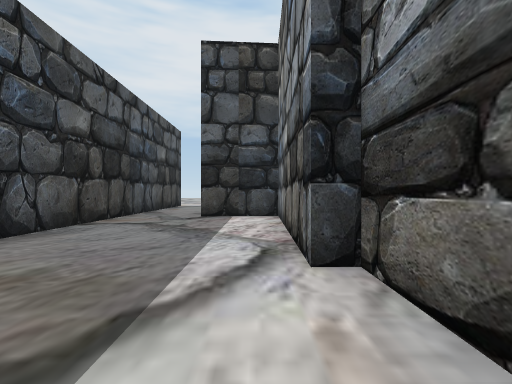
view 1 (above)

12 first-person views from a walk through a Unity game level. The camera is 1.3 m above the floor, looks level and sees 85° across. The floor is counted in squares, 2 m on a side. Each view is taken from the middle of a square. On the plan, view 1 faces up. The plan holds only what a view shows up to about 9 squares ahead; the rest is blank. The place goes on beyond the plan. The player character is not drawn.

view 2
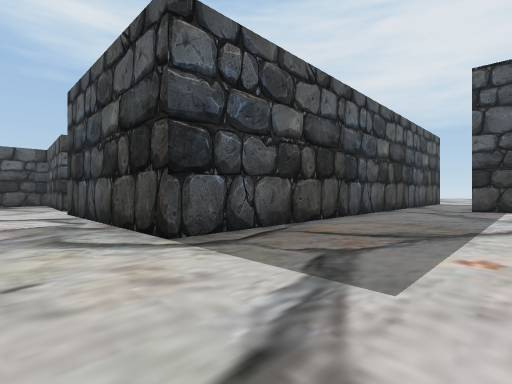

view 3
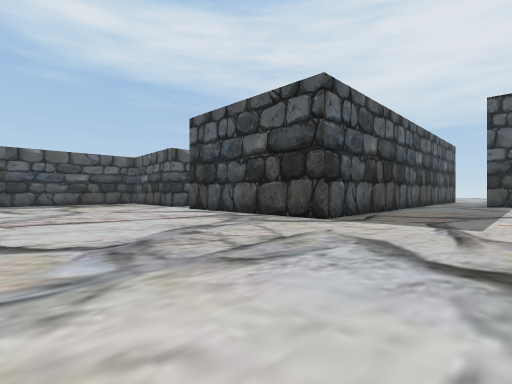

view 4
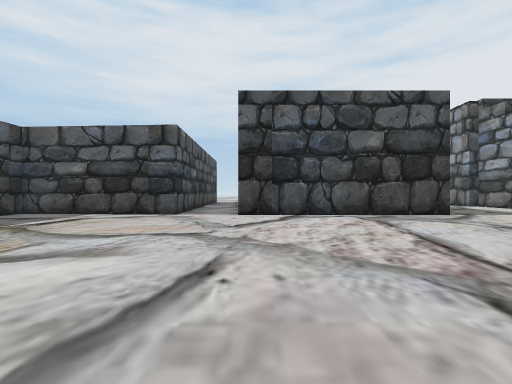

view 5
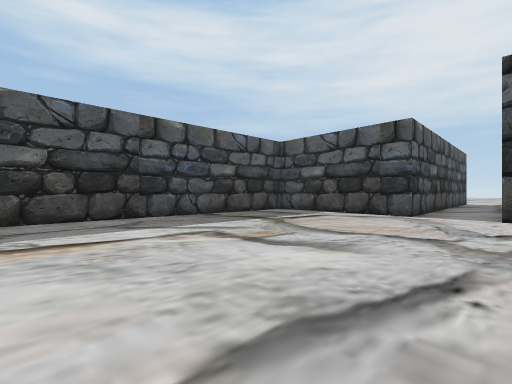

view 6
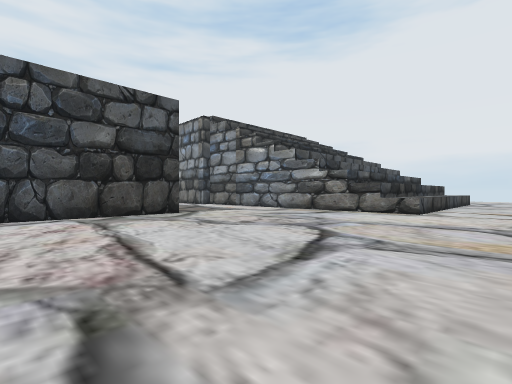

view 7
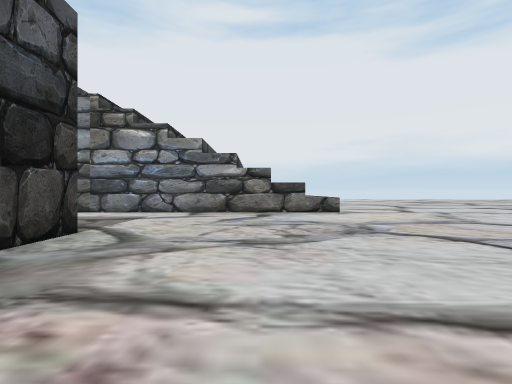

view 8
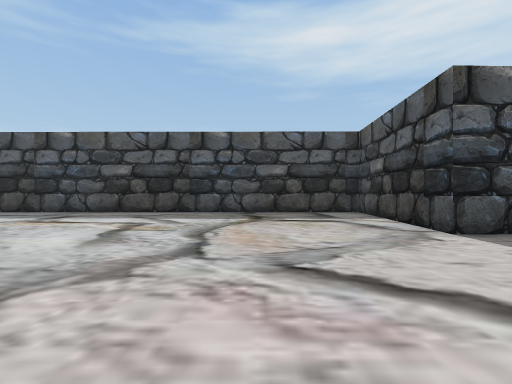

view 9
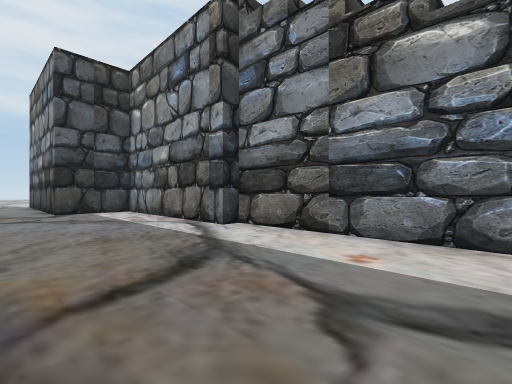

view 10
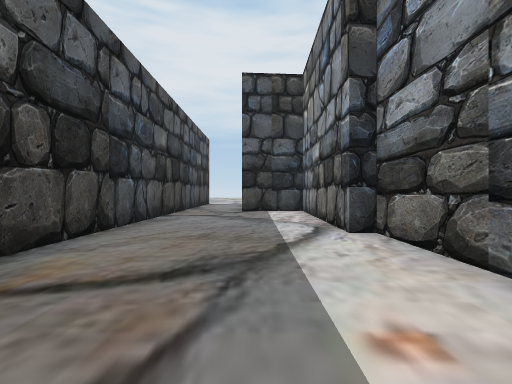

view 11
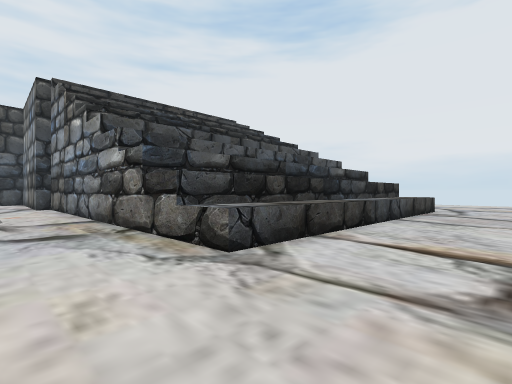

view 12
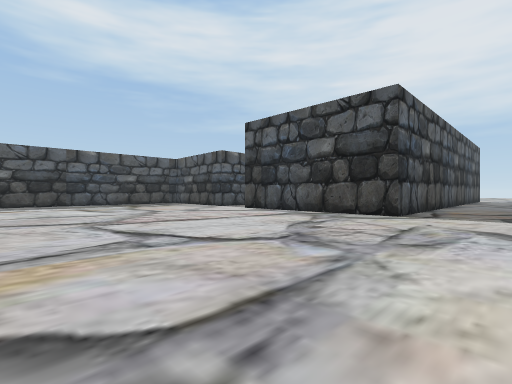

### Floor plan
Points are (right, up) in squares from view 1. A wall is a line through its corners. A room is listed if a view was taken in it or the views show most of it. See-through windows are left out.
Room 1 (views 1, 2, 4, 5, 6, 7, 8, 9, 10, 11, 12)
walls: (-11.3, -2) (-16, -1.7) (-16, -10.5); (0.9, -7.7) (0.9, 2.4); (0.5, 2.4) (0.6, 7.2); (-3.5, 7.5) (-3.5, -2.2) (-9.5, -2.2); (0.6, 7.6) (-1.5, 7.5)
ways out: opening at (-10.5, -3) to room 2; opening at (-2.5, 7) to room 2; opening at (-0.5, -8.5) to room 2
Room 2 (view 3)
walls: (-3.5, 9) (-3.5, 7.5); (-1.5, 7.5) (-1.5, 9.1); (-11.3, 0.4) (-11.3, -2); (8.2, -6.6) (0.9, -6.6)
low walls: (9.5, -7.7) (0.9, -7.7)
ways out: opening at (-10.5, -3) to room 1; opening at (-2.5, 7) to room 1; opening at (-0.5, -8.5) to room 1

Positions as (right, up) in squares from view 1, and headings:
1: (0, 0), facing up
2: (0, -4), facing up-left
3: (0, -8), facing up-left
4: (-9, -10), facing up
5: (-9, -10), facing up-left
6: (-8, -10), facing up-right
7: (-8, -5), facing right
8: (-7, -5), facing left
9: (-3, -2), facing up-right
10: (-1, -2), facing up
11: (-1, -10), facing up-right
12: (-1, -10), facing up-left
